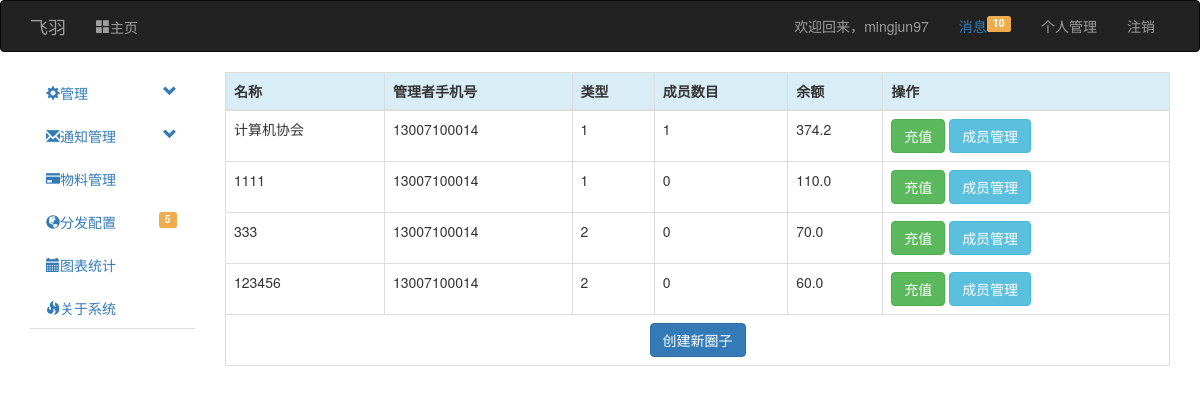
The app's page /view_group (signed in) with its own data.
### app/models.py (models this page shows, shortened)
class User(UserMixin, db.Model):
    __tablename__ = 'users'
    uid = db.Column(db.Integer, primary_key=True)
    username = db.Column(db.String(128))
    password_hash = db.Column(db.String(128))
    password_change_time = db.Column(db.Integer, default=0)
    email = db.Column(db.String(128))
    telephone = db.Column(db.String(11))
    role_id = db.Column(db.Integer)
    log_level = db.Column(db.Integer)
    email_confirmed = db.Column(db.Boolean, default=False)
    telephone_confirmed = db.Column(db.Boolean, default=False)
    telephone_confirmed_code = db.Column(db.String(6))
    telephone_confirmed_code_time = db.Column(db.Integer, default=0)
    balance = db.Column(db.Integer, default=0)
    last_login_time = db.Column(db.Integer, default=time.time)
    this_login_time = db.Column(db.Integer, default=time.time)
    useful_token = db.Column(db.String(256), default=0)
    owned_group_id = db.relationship('Group', backref='Owner')
    charge_billing = db.relationship('ChargeRecord', backref='User')
    student_card = db.Column(db.String(128), default='NULL')
    student_auth = db.Column(db.Boolean, default=False)
    balance_billing = db.relationship('Billing', backref='User')
    personal_message = db.relationship('PersonalMessage', backref='To', lazy='dynamic',
                                       primaryjoin='PersonalMessage.rec_id==User.uid')
    auth_token = db.Column(db.String(128))
    auth_token_expire = db.Column(db.Integer, default=0)
    id_card = db.Column(db.String(18))
    name = db.Column(db.String(10))
    school = db.Column(db.String(30))
    student_no = db.Column(db.String(30))
    qq = db.Column(db.String(15))
    @property
    def password(self):
        raise AttributeError('密码非可读属性！')

class Group(db.Model):
    __tablename__ = 'groups'
    id = db.Column(db.Integer, primary_key=True)
    iid = db.Column(db.Integer, default=1)
    owner_id = db.Column(db.Integer, db.ForeignKey('users.uid'))
    name = db.Column(db.String(128))
    admins = db.relationship('GroupAdmin', backref='Admin')
    balance = db.Column(db.Integer, default=0)
    charge_record = db.relationship('ChargeRecord', backref='Group')
    member = db.relationship('Member', backref='Group')
    tpl = db.relationship('SMSTpl', backref='Group')
    image = db.Column(db.LargeBinary)
    type = db.Column(db.Integer)
    role_json = db.Column(db.Text, default='{"-1":"所有者","5":"部长","0":"会员"}')
    tel = db.Column(db.String(11))
    owned_form_id = db.relationship('Form', backref='Owner')
    member_c = db.Column(db.Integer, default=0)
    short_name = db.Column(db.String(128))
    description = db.Column(db.String)
    manager_name = db.Column(db.String(20))
    email = db.Column(db.String(256))
    tel_public = db.Column(db.Boolean)
    def get_balance(self):
        return self.balance / 1000

### app/manage/views.py (the view)
@manage.route('/view_group', methods=['GET', 'POST'])
@login_required
def view_group():
    groups = Group.query.filter_by(Owner=current_user).all()
    member = Member()
    return render_template('manage/view_group.html', groups=groups, member=member)

### app/manage/__init__.py (called while the page is built)
@manage.app_context_processor
def inject_base64():
    b = base64.b64encode
    str1 = str
    fmttimestamp = f2t
    return dict(b=b, str=str1, fmttime=fmttimestamp)

### app/manage/views.py (called while the page is built)
@manage.before_app_request
def before_request():
    if request.endpoint is None:
        abort(404)
    if current_user.is_authenticated \
    and not (current_user.email_confirmed or current_user.telephone_confirmed) \
    and request.endpoint[:5] != 'auth.' \
    and request.endpoint[:14] != 'manage.confirm' \
    and request.endpoint[:19] != 'manage.unconfirmed' \
    and request.endpoint != 'static' \
    and request.endpoint != 'api_v1.get_message' \
    and request.endpoint[:15] != 'manage.confirm_':
        print(request.endpoint[:16])
        return redirect(url_for('manage.unconfirmed'))

### app/models.py (called while the page is built)
@login_manager.user_loader
def load_user(user_id):
    return User.query.get(int(user_id))

### app/templates/manage/view_group.html
{% extends "base.html" %}
{% block page_content %}
    <table class="table table-bordered table-responsive">
      <thead>
        <tr class="info">
          <th>名称</th>
          <th>管理者手机号</th>
          <th>类型</th>
            <th>成员数目</th>
            <th>余额</th>
            <th>操作</th>
        </tr>
      </thead>
      <tbody>
        {% for group in groups%}
            <tr>
                <td>{{ group.name }}</td>
                <td>{{ group.Owner.telephone }}</td>
                <td>{{ group.type }}</td>
                <td>{{ member.query.filter_by(Group=group).count() }}</td>
                <td>{{ group.get_balance() }}</td>
                <td><a class="btn btn-success" href="{{ url_for("manage.group_charge", group_id=b(s=str(group.id).encode('utf-8'))) }}">充值</a>
                    <a class="btn btn-info"href="{{ url_for("manage.group_manage", group_id=b(s=str(group.id).encode('utf-8'))) }}">成员管理</a> </td>
            </tr>
        {% else %}
            <td colspan="999" class="text-center"><div class="label label-danger">您当前还未建立圈子！</div></td>
        {% endfor %}
            <tr>
                <td colspan="999"><div class="text-center"><a href="{{ url_for("manage.create_group") }}" class="btn btn-primary">创建新圈子</a></div></td>
            </tr>
      </tbody>
    </table>
{% endblock %}

### app/templates/base.html (shortened to what this page needs)
{% extends "bootstrap/base.html" %}
{% block navbar %}
<div class="navbar navbar-inverse" role="navigation">
    <div class="container">
        <div class="navbar-header">
            <a class="navbar-brand" href="/">飞羽</a>
        </div>
        <div class="navbar-collapse collapse">
            <ul class="nav navbar-nav">
                <li class="{% if request.endpoint == 'manage.index' %}active{% endif %}"><a href="/"><i class="glyphicon glyphicon-th-large">主页</i></a></li>
            </ul>
            <ul class="nav navbar-nav navbar-right">
                {% if current_user.is_authenticated %}
                <li><span class="navbar-text">欢迎回来，<a class="navbar-link" href="{{ url_for('manage.console') }}">{{ current_user.username }}</a></span></li>
                    <li><span class="navbar-text"><a href="#">消息{% if current_user.personal_message.filter_by(status=0).count() != 0 %}<span class="label label-warning pull-right">{{ current_user.personal_message.filter_by(status=0).count() }}</span>{% endif %}</a> </span></li>
                    <li><a href="{{ url_for('manage.user_info') }}">个人管理</a> </li>
                <li><a href="{{ url_for('auth.logout') }}">注销</a></li>
                {% else %}
                <li><a href="{{ url_for('auth.login') }}">登录</a></li>
                <li><a href="{{ url_for('auth.reg') }}">注册</a></li>
                {% endif %}
            </ul>
        </div>
    </div>
</div>
{% endblock %}
{% block content %}
    <div class="container">
        <div class="row">
            {% if current_user.is_authenticated and request.endpoint != 'manage.index' %}
            <div class="col-md-2">
                <ul id="main-nav" class="nav nav-tabs nav-stacked" style="">
                    <li>
                        <a href="#systemSetting" class="nav-header collapsed" data-toggle="collapse">
                            <i class="glyphicon glyphicon-cog"></i>管理
                            <span class="pull-right glyphicon glyphicon-chevron-down"></span>
                            </a>
                    </li>
                    <li>
                        <a href="#messageManager" class="nav-header collapsed" data-toggle="collapse">
                            <i class="glyphicon glyphicon-envelope"></i>通知管理
                            <span class="pull-right glyphicon glyphicon-chevron-down"></span>
                            </a>
                    </li>
                    <li>
                        <a href="./plans.html"><i class="glyphicon glyphicon-credit-card"></i>物料管理</a>
                    </li>
                    <li><a href="./grid.html"><i class="glyphicon glyphicon-globe"></i>分发配置
                    <span class="label label-warning pull-right">5</span>
                    </a>
                    </li>
                    <li><a href="./charts.html"><i class="glyphicon glyphicon-calendar"></i>图表统计</a>
                    </li>
                    <li>
                    <a href="#"><i class="glyphicon glyphicon-fire"></i>关于系统</a>
                    </li>
                </ul>
            </div>
            {% endif %}
        <div class="col-md-10">
            {% block page_content %} {% endblock %}
        </div>
    </div>
</div>
{% endblock %}

### records on screen
User: username "mingjun97"
Group: name "计算机协会", Owner.telephone "13007100014", type "1", query.filter_by "1", get_balance "374.2"
Group: name "1111", Owner.telephone "13007100014", type "1", query.filter_by "0", get_balance "110.0"
Group: name "333", Owner.telephone "13007100014", type "2", query.filter_by "0", get_balance "70.0"
Group: name "123456", Owner.telephone "13007100014", type "2", query.filter_by "0", get_balance "60.0"

### other values on screen
{{ current_user.personal_message.filter_by(status=0).count() }} "10"
